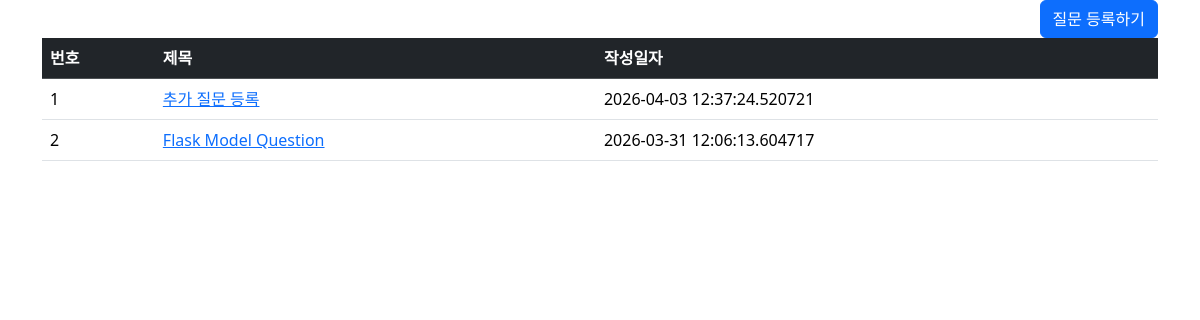
Page /question/list/ on the committed database.
### pybo/models.py (models this page shows)
class Question(db.Model):
    id = db.Column(db.Integer, primary_key=True)
    subject = db.Column(db.String(200), nullable=False)
    content = db.Column(db.Text(), nullable=False)
    create_date = db.Column(db.DateTime, nullable=False)

### pybo/views/question_views.py (the view)
@bp.route('/list/')
def _list():
    question_list = Question.query.order_by(Question.create_date.desc())
    return render_template('question/question_list.html', question_list=question_list)

### pybo/templates/question/question_list.html (shortened to what this page needs)
{% extends 'base.html' %}
{% block content %}
    <div class="container">
        <div class="d-flex justify-content-end">
            <a href="{{url_for('question.create')}}" class="btn btn-primary btb-sm">질문 등록하기</a>
        </div>
    <table class="table table-hover">
        <thead>
            <tr class="table-dark">
                <th>번호</th>
                <th>제목</th>
                <th>작성일자</th>
        </thead>
        <tbody>
            {% if question_list %}
            {% for question in question_list %}
            <tr>
                <td>{{ loop.index }}</td>
            <td>
                <a href="{{ url_for('question.detail', question_id=question.id) }}">{{question.subject}}</a>
            </td>
            <td>
                {{question.create_date}}
            </td>
            </tr>
    {% endfor %}
{% endif %}
{% endblock %}

### rows in the picture
Question: subject "추가 질문 등록", create_date "2026-04-03 12:37:24.520721"
Question: subject "Flask Model Question", create_date "2026-03-31 12:06:13.604717"
